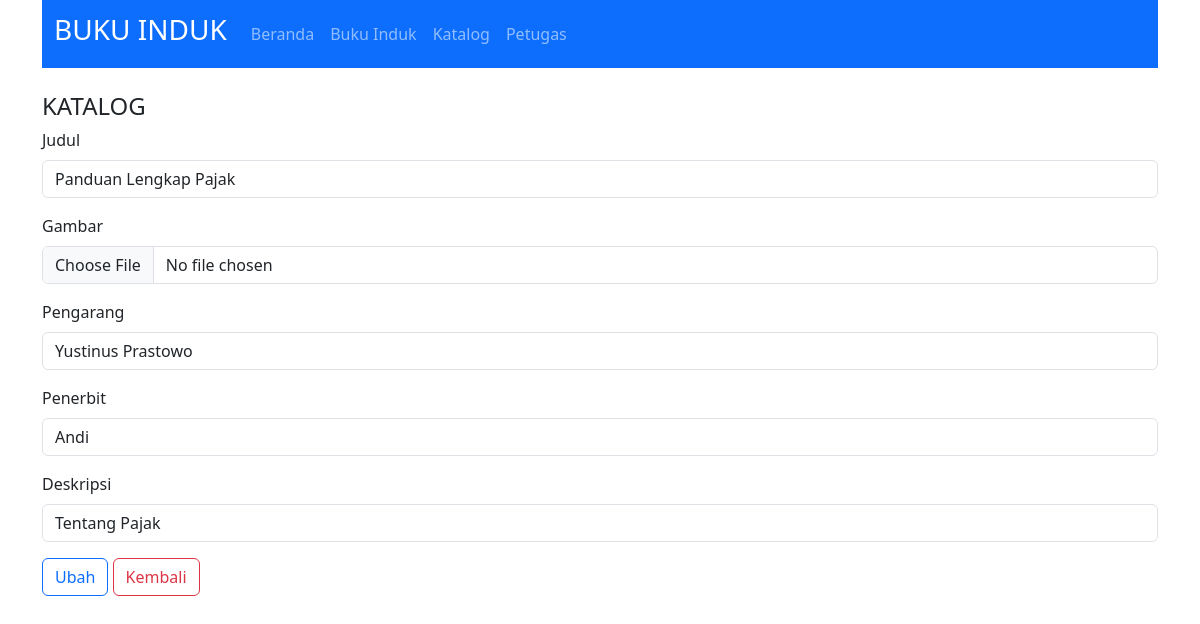
The app's page /index.php?target=katalog&act=edit_katalog&id=Panduan Lengkap Pajak with its own data.
### tables this page shows
CREATE TABLE `katalog` (
  `judul` varchar(50) NOT NULL,
  `gambar` varchar(100) NOT NULL,
  `pengarang` varchar(50) NOT NULL,
  `penerbit` varchar(50) NOT NULL,
  `deskripsi` text NOT NULL
);

### Config/Query_builder.php (called while the page is built, shortened)
<?php
class Query_builder implements Query
{
    private $v_db, $v_table, $v_select, $v_join, $v_where, $v_order_by, $v_query,
        $v_insert, $v_update, $v_delete;
    public function __construct($dataKoneksi)
    {
        $this->v_db = new \mysqli($dataKoneksi['host'], $dataKoneksi['username'], $dataKoneksi['password'], $dataKoneksi['database']);
    }
    public function table($table)
    {
        $this->v_table = $table;
        return $this;
    }
    public function where($where)
    {
        if (is_array($where)) {
            $this->v_where = " WHERE ";
            foreach ($where as $key => $value) {
                $this->v_where .= $key . " = " . $value;
                if ($key == array_key_last($where)) {
                    $this->v_where .= "";
                } else {
                    $this->v_where .= " AND ";
                }
            }
        } else {
            $this->v_where = " WHERE ";
            $this->v_where .= $where;
        }
        return $this;
    }
    public function get()
    {
        $this->v_query = "SELECT ";
        if (!empty($this->v_select)) {
            $this->v_query .= $this->v_select . " ";
        } else {
            $this->v_query .= " * ";
        }
        $this->v_query .= " FROM " . $this->v_table . " ";
        if (!empty($this->v_where)) {
            $this->v_query .= $this->v_where . " ";
        }
        return $this;
    }
    public function rowArray()
    {
        $data = $this->v_db->query($this->v_query);
        $row = $data->fetch_array();
        return $row;
    }
}

### App/Katalog.php (the view, shortened to what this page needs)
<?php
class Katalog
{
    private $db;
    public function __construct($con)
    {
        $this->db = new Query_builder($con);
    }
    public function edit($id)
    {
        $r = $this->db->table('katalog')->where("judul='$id'")->get()->rowArray();
        $res = '<form action="?target=katalog&act=update_katalog" method="post">
                <input type="hidden" class="form-control" id="param" name="param" value="' . $r['judul'] . '">
                    <div class="mb-3">
                        <label for="judul" class="form-label">Judul</label>
                        <input type="text" class="form-control" id="judul" name="judul" value="' . $r['judul'] . '">
                    </div>
                    <div class="mb-3">
                        <label for="gambar" class="form-label">Gambar</label>
                        <input type="file" class="form-control" id="gambar" name="gambar" value="' . $r['gambar'] . '">
                    </div>
                    <div class="mb-3">
                        <label for="pengarang" class="form-label">Pengarang</label>
                        <input type="text" class="form-control" id="pengarang" name="pengarang" value="' . $r['pengarang'] . '">
                    </div>
                    <div class="mb-3">
                        <label for="penerbit" class="form-label">Penerbit</label>
                        <input type="text" class="form-control" id="penerbit" name="penerbit" value="' . $r['penerbit'] . '">
                    </div>
                    <div class="mb-3">
                        <label for="deskripsi" class="form-label">Deskripsi</label>
                        <input type="text" class="form-control" id="deskripsi" name="deskripsi" value="' . $r['deskripsi'] . '">
                    </div>
                    <button type="submit" class="btn btn-outline-primary">Ubah</button>
                    <a href="?target=katalog" class="btn btn-outline-danger">Kembali</a>
                </form>';
        return $res;
    }
}

### records on screen
katalog: judul "Panduan Lengkap Pajak", pengarang "Yustinus Prastowo", penerbit "Andi", deskripsi "Tentang Pajak"

### other values on screen
$value['text'] "Beranda"
$value['text'] "Buku Induk"
$value['text'] "Katalog"
$value['text'] "Petugas"
$target "KATALOG"
